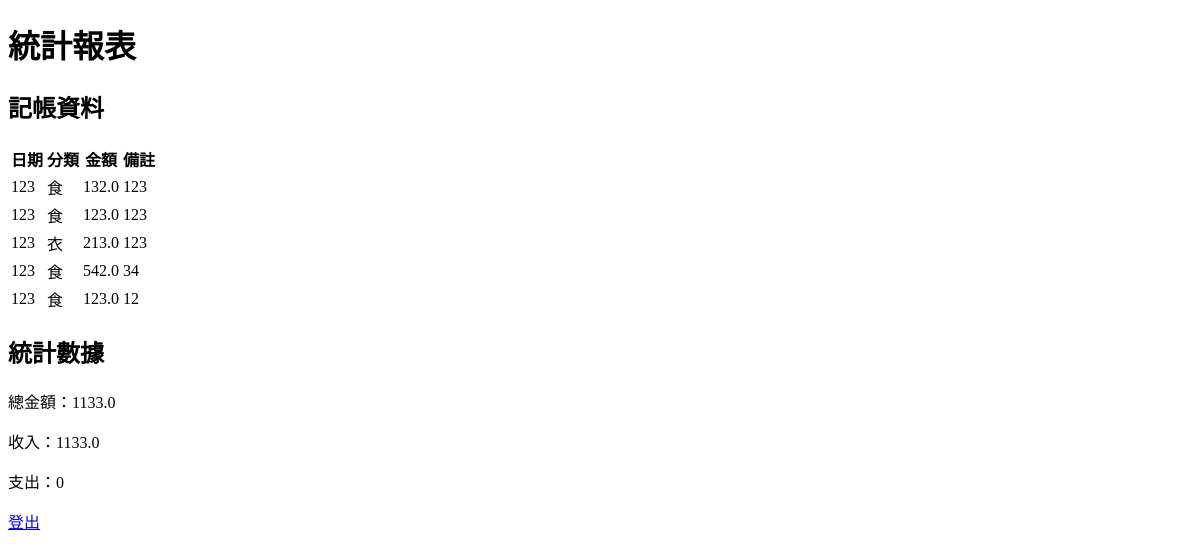
Page /report (signed in) on the earlier database version.
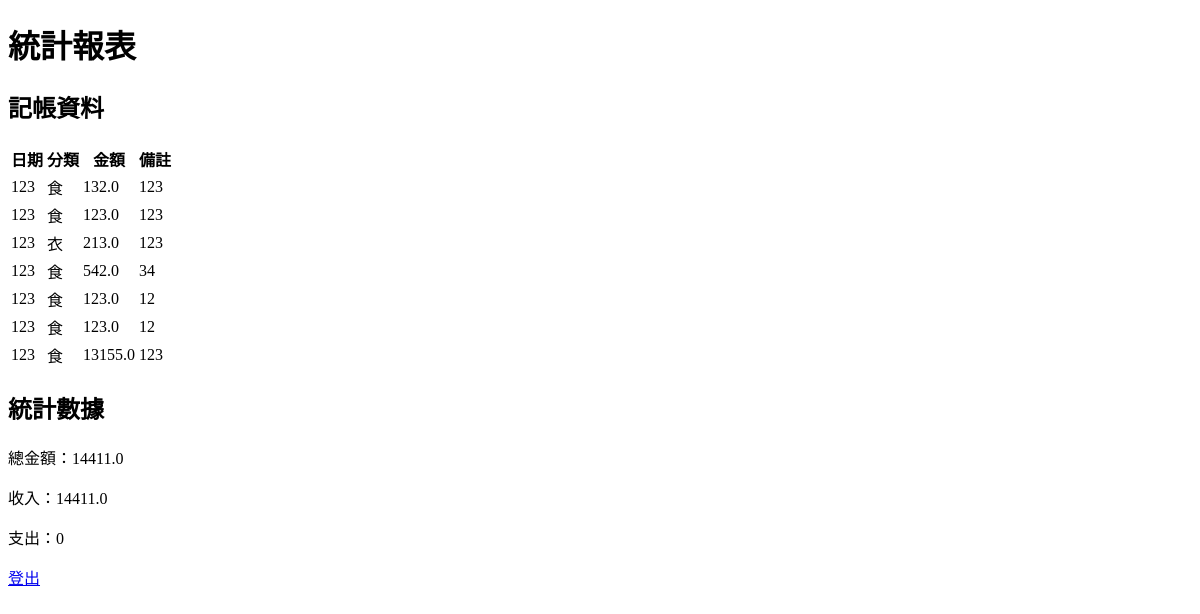
Same page on the later database version.
### tables this page shows
CREATE TABLE expenses
                      (id INTEGER PRIMARY KEY AUTOINCREMENT,
                       username TEXT NOT NULL,
                       category TEXT NOT NULL,
                       amount REAL NOT NULL,
                       note TEXT);

### test.py (the view)
@app.route('/report')
def report():
    if 'username' not in session:
        return redirect('/login')
    with sqlite3.connect('database.db') as conn:
        cursor = conn.cursor()
        cursor.execute('SELECT * FROM expenses WHERE username = ?', (session['username'],))
        expenses = cursor.fetchall()
    print('Expenses:', expenses)
    total_amount = sum(expense[3] for expense in expenses)
    income = sum(expense[3] for expense in expenses if expense[3] >= 0)
    expense = sum(expense[3] for expense in expenses if expense[3] < 0)
    print('Total Amount:', total_amount)
    print('Income:', income)
    print('Expense:', expense)
    return render_template('report.html', expenses=expenses, total_amount=total_amount, income=income, expense=expense)

### templates/report.html (shortened to what this page needs)
<!DOCTYPE html>
<html>
<head>
</head>
<body>
    <h1>統計報表</h1>
    <h2>記帳資料</h2>
    <table>
        <tr>
            <th>日期</th>
            <th>分類</th>
            <th>金額</th>
            <th>備註</th>
        </tr>
        {% for expense in expenses %}
        <tr>
            <td>{{ expense[1] }}</td>
            <td>{{ expense[2] }}</td>
            <td>{{ expense[3] }}</td>
            <td>{{ expense[4] }}</td>
        </tr>
        {% endfor %}
    </table>
    <h2>統計數據</h2>
    <p>總金額：{{ total_amount }}</p>
    <p>收入：{{ income }}</p>
    <p>支出：{{ expense }}</p>
    <a href="/logout">登出</a>
</body>
</html>

Differences in the rows shown:
added expenses: username "123", category "食", amount "123.0", note "12"
added expenses: username "123", category "食", amount "13155.0", note "123"
Other differences:
{{ total_amount }}: "1133.0" → "14411.0"
{{ income }}: "1133.0" → "14411.0"
